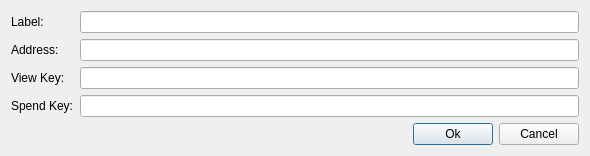
<?xml version="1.0" encoding="UTF-8"?>
<ui version="4.0">
 <class>NewGroupDialog</class>
 <widget class="QDialog" name="NewGroupDialog">
  <property name="geometry">
   <rect>
    <x>0</x>
    <y>0</y>
    <width>590</width>
    <height>147</height>
   </rect>
  </property>
  <property name="windowTitle">
   <string>Join Group</string>
  </property>
  <layout class="QGridLayout" name="gridLayout">
   <item row="0" column="0">
    <widget class="QLabel" name="label">
     <property name="sizePolicy">
      <sizepolicy hsizetype="Maximum" vsizetype="Preferred">
       <horstretch>0</horstretch>
       <verstretch>0</verstretch>
      </sizepolicy>
     </property>
     <property name="text">
      <string>Label:</string>
     </property>
    </widget>
   </item>
   <item row="0" column="1">
    <widget class="QLineEdit" name="m_labelEdit">
     <property name="sizePolicy">
      <sizepolicy hsizetype="Expanding" vsizetype="Fixed">
       <horstretch>0</horstretch>
       <verstretch>0</verstretch>
      </sizepolicy>
     </property>
     <property name="echoMode">
      <enum>QLineEdit::Normal</enum>
     </property>
    </widget>
   </item>
   <item row="1" column="0">
    <widget class="QLabel" name="label_2">
     <property name="sizePolicy">
      <sizepolicy hsizetype="Maximum" vsizetype="Preferred">
       <horstretch>0</horstretch>
       <verstretch>0</verstretch>
      </sizepolicy>
     </property>
     <property name="text">
      <string>Address:</string>
     </property>
    </widget>
   </item>
   <item row="1" column="1">
    <widget class="QLineEdit" name="m_addressEdit">
     <property name="echoMode">
      <enum>QLineEdit::Normal</enum>
     </property>
    </widget>
   </item>
   <item row="2" column="0">
    <widget class="QLabel" name="label_3">
     <property name="sizePolicy">
      <sizepolicy hsizetype="Maximum" vsizetype="Preferred">
       <horstretch>0</horstretch>
       <verstretch>0</verstretch>
      </sizepolicy>
     </property>
     <property name="text">
      <string>View Key:</string>
     </property>
    </widget>
   </item>
   <item row="2" column="1">
    <widget class="QLineEdit" name="m_VKeyEdit">
     <property name="echoMode">
      <enum>QLineEdit::Normal</enum>
     </property>
    </widget>
   </item>
   <item row="3" column="0">
    <widget class="QLabel" name="label_4">
     <property name="sizePolicy">
      <sizepolicy hsizetype="Maximum" vsizetype="Preferred">
       <horstretch>0</horstretch>
       <verstretch>0</verstretch>
      </sizepolicy>
     </property>
     <property name="text">
      <string>Spend Key:</string>
     </property>
    </widget>
   </item>
   <item row="3" column="1">
    <widget class="QLineEdit" name="m_SKeyEdit">
     <property name="echoMode">
      <enum>QLineEdit::Normal</enum>
     </property>
    </widget>
   </item>
   <item row="4" column="0" colspan="2">
    <layout class="QHBoxLayout" name="horizontalLayout">
     <item>
      <spacer name="horizontalSpacer">
       <property name="orientation">
        <enum>Qt::Horizontal</enum>
       </property>
       <property name="sizeHint" stdset="0">
        <size>
         <width>338</width>
         <height>20</height>
        </size>
       </property>
      </spacer>
     </item>
     <item>
      <widget class="QPushButton" name="m_okButton">
       <property name="enabled">
        <bool>true</bool>
       </property>
       <property name="text">
        <string>Ok</string>
       </property>
       <property name="default">
        <bool>true</bool>
       </property>
      </widget>
     </item>
     <item>
      <widget class="QPushButton" name="m_cancelButton">
       <property name="text">
        <string>Cancel</string>
       </property>
      </widget>
     </item>
    </layout>
   </item>
  </layout>
 </widget>
 <resources/>
 <connections>
  <connection>
   <sender>m_okButton</sender>
   <signal>clicked()</signal>
   <receiver>NewGroupDialog</receiver>
   <slot>accept()</slot>
   <hints>
    <hint type="sourcelabel">
     <x>410</x>
     <y>102</y>
    </hint>
    <hint type="destinationlabel">
     <x>294</x>
     <y>63</y>
    </hint>
   </hints>
  </connection>
  <connection>
   <sender>m_cancelButton</sender>
   <signal>clicked()</signal>
   <receiver>NewGroupDialog</receiver>
   <slot>reject()</slot>
   <hints>
    <hint type="sourcelabel">
     <x>526</x>
     <y>102</y>
    </hint>
    <hint type="destinationlabel">
     <x>294</x>
     <y>63</y>
    </hint>
   </hints>
  </connection>
 </connections>
</ui>
